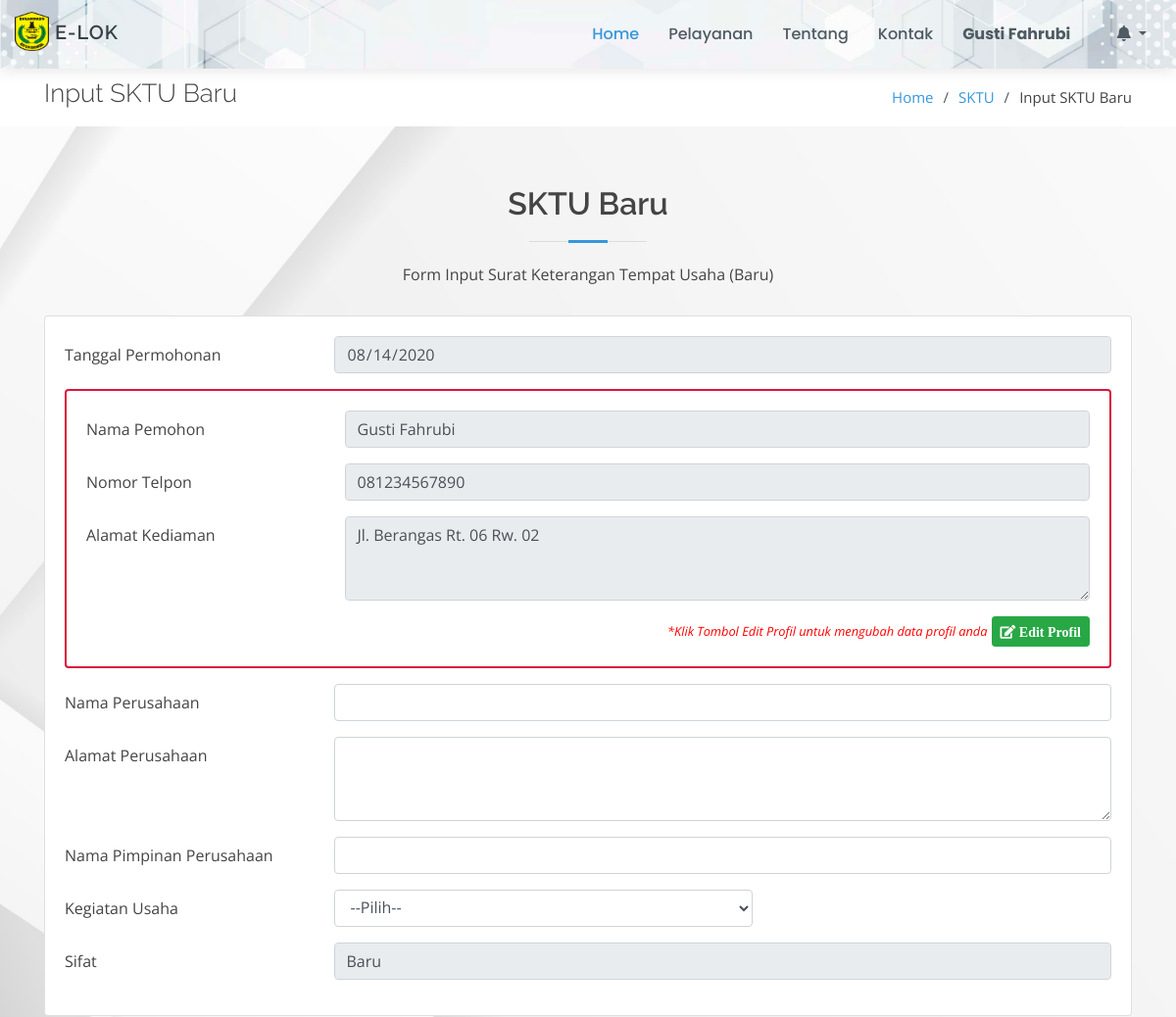
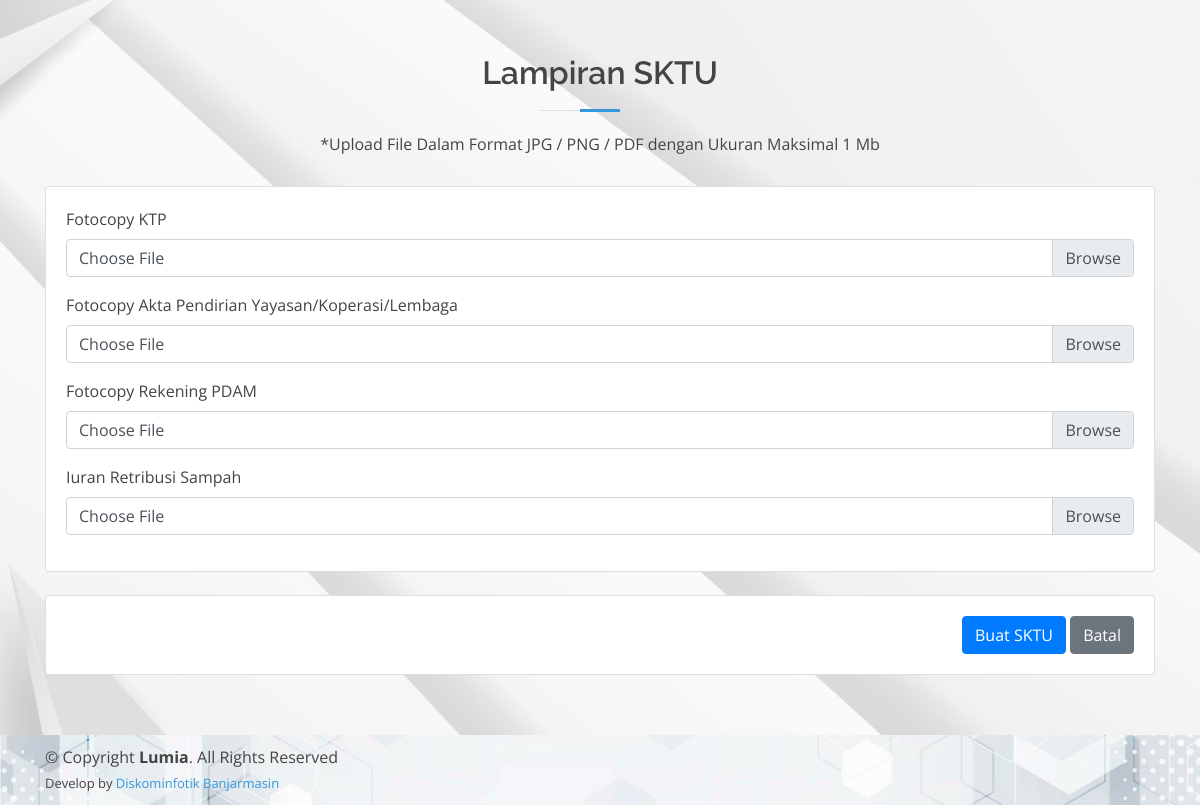
Screenshot of /page/sktu/input-sktu-baru (signed in) with the database file from the repository (2 pictures, top to bottom).
### tables this page shows
CREATE TABLE `masyarakat` (
  `id_masyarakat` int(11) NOT NULL,
  `nama` varchar(50) NOT NULL,
  `nik` varchar(25) NOT NULL,
  `tempat_lahir` varchar(50) NOT NULL,
  `tgl_lahir` date NOT NULL,
  `jk` varchar(12) NOT NULL,
  `agama` varchar(20) NOT NULL,
  `telpon` varchar(13) NOT NULL,
  `alamat` text NOT NULL,
  `password` text NOT NULL
);

CREATE TABLE `lampiran_sktu` (
  `id_lampiran` int(11) NOT NULL,
  `nama_lampiran` text NOT NULL,
  `keterangan` varchar(30) NOT NULL
);

### config/config.php (called while the page is built, shortened)
<?php
function base_url($url = null)
{
	$base_url = "http://localhost/layanan-kecamatan";
	if ($url != null) {
		return $base_url . "/" . $url;
	} else {
		return $base_url;
	}
}

### page/sktu/input-sktu-baru.php (the view, shortened to what this page needs)
<!DOCTYPE html>
<html lang="en">
<?php
include_once "../../config/config.php";
include_once "../../template/ui/head.php";
$idm      = $_SESSION['id_masyarakat'];
$data_mas = $koneksi->query("SELECT * FROM masyarakat WHERE id_masyarakat = '$idm'")->fetch_array();
?>
<body>
    <?php include_once "../../template/ui/header.php"; ?>
    <main id="main">
        <section id="breadcrumbs" class="breadcrumbs">
            <div class="container">
                <div class="d-flex justify-content-between align-items-center">
                    <h2>Input SKTU Baru</h2>
                    <ol>
                        <li><a href="<?= base_url(); ?>">Home</a></li>
                        <li><a href="<?= base_url('page/sktu'); ?>">SKTU</a></li>
                        <li>Input SKTU Baru</li>
                    </ol>
                </div>
            </div>
        </section>
        <section id="services" class="services graform">
            <div class="container">
                <div class="section-title">
                    <h2>SKTU Baru</h2>
                    <p>Form Input Surat Keterangan Tempat Usaha (Baru)</p>
                </div>
                <form action="" method="POST" enctype="multipart/form-data">
                    <div class="row">
                        <div class="col-md-12">
                            <div class="card">
                                <div class="card-body">
                                    <div class="form-group row">
                                        <label for="tgl" class="col-sm-3 col-form-label">Tanggal Permohonan</label>
                                        <div class="col-sm-9">
                                            <input type="date" class="form-control" id="tgl" name="tgl" value="<?= date('Y-m-d'); ?>" required readonly>
                                        </div>
                                    </div>
                                    <div class="card mb-3" style="border: 2px solid crimson;">
                                        <div class="card-body">
                                            <div class="form-group row">
                                                <label for="nama_pemohon" class="col-sm-3 col-form-label">Nama Pemohon</label>
                                                <div class="col-sm-9">
                                                    <input type="text" class="form-control" id="nama_pemohon" name="nama_pemohon" value="<?= $data_mas['nama']; ?>" required readonly>
                                                </div>
                                            </div>
                                            <div class="form-group row">
                                                <label for="no_telp" class="col-sm-3 col-form-label">Nomor Telpon</label>
                                                <div class="col-sm-9">
                                                    <input type="text" class="form-control" id="no_telp" name="no_telp" onkeypress="return Angkasaja(event)" value="<?= $data_mas['telpon']; ?>" required readonly>
                                                </div>
                                            </div>
                                            <div class="form-group row">
                                                <label for="alamat_kediaman" class="col-sm-3 col-form-label">Alamat Kediaman</label>
                                                <div class="col-sm-9">
                                                    <textarea class="form-control" name="alamat_kediaman" id="alamat_kediaman" rows="3" required readonly><?= $data_mas['alamat']; ?></textarea>
                                                </div>
                                            </div>
                                            <div class="justify-content-between text-right" style="color: red; font-style: italic;">
                                                <small>*Klik Tombol Edit Profil untuk mengubah data profil anda</small> <a href="<?= base_url('profil') ?>" class="btn btn-success btn-sm"><i class="fa fa-edit"> Edit Profil</i></a>
                                            </div>
                                        </div>
                                    </div>
                                    <div class="form-group row">
                                        <label for="nama_perusahaan" class="col-sm-3 col-form-label">Nama Perusahaan</label>
                                        <div class="col-sm-9">
                                            <input type="text" class="form-control" id="nama_perusahaan" name="nama_perusahaan" required>
                                        </div>
                                    </div>
                                    <div class="form-group row">
                                        <label for="alamat_perusahaan" class="col-sm-3 col-form-label">Alamat Perusahaan</label>
                                        <div class="col-sm-9">
                                            <textarea class="form-control" name="alamat_perusahaan" id="alamat_perusahaan" rows="3" required></textarea>
                                        </div>
                                    </div>
                                    <div class="form-group row">
                                        <label for="nama_pimpinan_perusahaan" class="col-sm-3 col-form-label">Nama Pimpinan Perusahaan</label>
                                        <div class="col-sm-9">
                                            <input type="text" class="form-control" id="nama_pimpinan_perusahaan" name="nama_pimpinan_perusahaan" required>
                                        </div>
                                    </div>
                                    <div class="form-group row">
                                        <label for="kegiatan_usaha" class="col-sm-3 col-form-label">Kegiatan Usaha</label>
                                        <div class="col-sm-5">
                                            <select class="form-control" name="kegiatan_usaha" id="kegiatan_usaha" required>
                                                <option value="">--Pilih--</option>
                                            </select>
                                        </div>
                                    </div>
                                    <div class="form-group row">
                                        <label for="sifat" class="col-sm-3 col-form-label">Sifat</label>
                                        <div class="col-sm-9">
                                            <input type="text" class="form-control" name="sifat" value="Baru" readonly require>
                                        </div>
                                    </div>
                                </div>
                            </div>
                        </div>
                    </div>
                    <div class="section-title" style="margin-top: 5%;">
                        <h2>Lampiran SKTU</h2>
                        <p>*Upload File Dalam Format JPG / PNG / PDF dengan Ukuran Maksimal 1 Mb</p>
                    </div>
                    <div class="row">
                        <div class="col-md-12">
                            <div class="card">
                                <div class="card-body">
                                    <?php
                                    $datalampiran = $koneksi->query("SELECT * FROM lampiran_sktu WHERE keterangan LIKE '%Baru%' ORDER BY id_lampiran ASC");
                                    foreach ($datalampiran as $lampiran) {
                                    ?>
                                        <div class="form-group">
                                            <label><?= $lampiran['nama_lampiran'] ?></label>
                                            <div class="custom-file">
                                                <label class="custom-file-label">Choose File</label>
                                            </div>
                                        </div>
                                    <?php } ?>
                                </div>
                            </div>
                        </div>
                        <div class="col-md-12" style="margin-top: 2%; text-align: right;">
                            <div class="card">
                                <div class="card-body">
                                    <button type="button" id="submit" class="btn btn-primary">Buat SKTU</button>
                                    <a href="<?= base_url('page/sktu') ?>" class="btn btn-secondary">Batal</a>
                                </div>
                            </div>
                        </div>
                    </div>
                </form>
            </div>
        </section>
    </main>
    <?php include_once "../../template/ui/footer.php"; ?>
</body>
</html>

### assets/ui/assets/css/style.css (style rules this page uses)
body { font-family: "Open Sans", sans-serif; color: #444444; }
a { color: #3498db; }
h1, h2, h3, h4, h5, h6 { font-family: "Raleway", sans-serif; }
section { padding: 60px 0; }
.section-title { text-align: center; padding-bottom: 30px; }
.section-title h2 { font-size: 32px; font-weight: 600; margin-bottom: 20px; padding-bottom: 20px; position: relative; }
.section-title h2::before { content: ''; position: absolute; display: block; width: 120px; height: 1px; background: #ddd; bottom: 1px; left: calc(50% - 60px); }
.section-title h2::after { content: ''; position: absolute; display: block; width: 40px; height: 3px; background: #3498db; bottom: 0; left: calc(50% - 20px); }
.section-title p { margin-bottom: 0; }
.breadcrumbs { padding: 10px 0; margin-top: 70px; background-color: #fff; }
.breadcrumbs h2 { font-size: 26px; font-weight: 300; }
.breadcrumbs ol { display: flex; flex-wrap: wrap; list-style: none; padding: 0; margin: 0; font-size: 15px; }
.breadcrumbs ol li+li { padding-left: 10px; }
.breadcrumbs ol li+li::before { display: inline-block; padding-right: 10px; color: #4f5a62; content: "/"; }
.graform { background: url('../../../bg-cover/putih2.jpg') center center no-repeat; background-size: cover; position: relative; }

### rows the page displays
masyarakat: nama_pemohon "Gusti Fahrubi", no_telp "081234567890", alamat_kediaman "Jl. Berangas Rt. 06 Rw. 02"
lampiran_sktu: nama_lampiran "Fotocopy KTP"
lampiran_sktu: nama_lampiran "Fotocopy Akta Pendirian Yayasan/Koperasi/Lembaga"
lampiran_sktu: nama_lampiran "Fotocopy Rekening PDAM"
lampiran_sktu: nama_lampiran "Iuran Retribusi Sampah"

### other values shown
$_SESSION['nama'] "Gusti Fahrubi"
